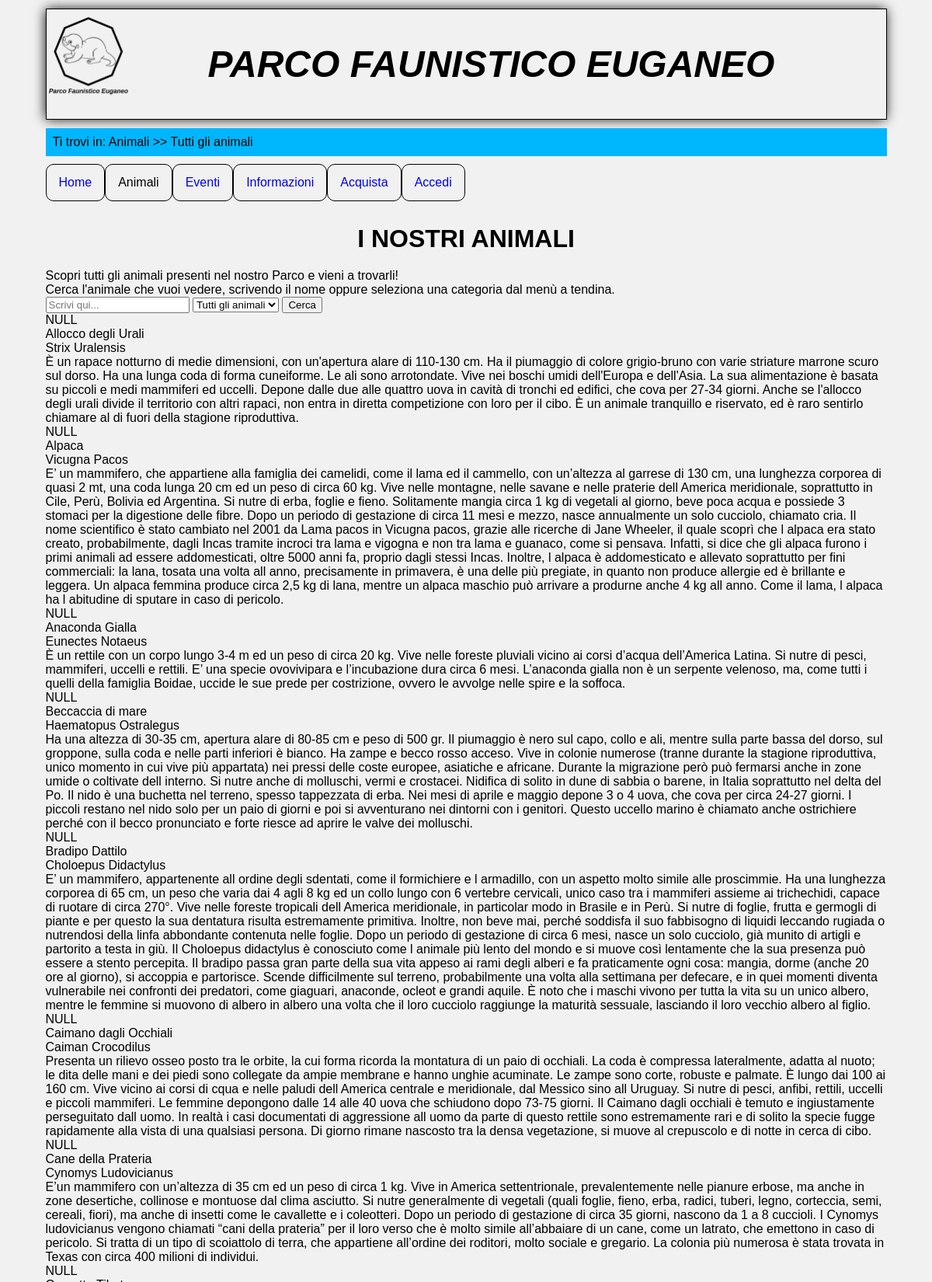
The app's page /PAGES/animali.php (upper part) with its own data.
### tables this page shows
CREATE TABLE IF NOT EXISTS Animali (
    NomeComune varchar(30),
    NomeProprio varchar(20) NULL,
    NomeScientifico varchar(50),
    Famiglia varchar(20),
    SezioneParco varchar(20),
    Descrizione text,
    Ritratto varchar(100),
    PRIMARY KEY(NomeComune)
);

### PHP/sqlInteractions.php (called while the page is built, shortened)
<?php
	class sqlInteractions {
	public $connection = null;
	public function apriConnessioneDB(){
		$this->connection = mysqli_connect(static::host,static::user,static::pass,static::dbName);
		if(!$this->connection){
			return false;
		}
		else{
			return true;
		}
	}
	public function getSelect($testo) {
		if($testo==null){
			$select = 'SELECT NomeComune, NomeScientifico, Ritratto, Descrizione FROM Animali WHERE Famiglia!=\'Cuccioli\' ORDER BY NomeComune ASC';
		}
		else{
			$select = 'SELECT NomeComune, NomeScientifico, Ritratto, Descrizione FROM Animali WHERE NomeComune LIKE \'%'.$testo.'%\' OR NomeScientifico LIKE \'%'.$testo.'%\' OR Famiglia LIKE \'%'.$testo.'%\' OR SezioneParco LIKE \'%'.$testo.'%\' ORDER BY NomeComune ASC';
		}
		$selectResult = mysqli_query($this->connection,$select);
		if(mysqli_num_rows($selectResult)==0){
			return null;
		}
		else{
			$animal = array();
			while($row=mysqli_fetch_assoc($selectResult)){
				$arraySingoloAnimale = array('NomeComune'=>$row['NomeComune'],'NomeScientifico'=>$row['NomeScientifico'],'Ritratto'=>$row['Ritratto'],'Descrizione'=>$row['Descrizione']);
				array_push($animal,$arraySingoloAnimale);
			}
			return $animal;
		}
	}
}
?>

### PAGES/animali.php (the view, shortened to what this page needs)
<?php
    require_once "../PHP/modulesInit.php";
    require_once "../PHP/sqlInteractions.php";
    $oggettoPagina = new sqlInteractions();
    $connessione = $oggettoPagina->apriConnessioneDB();
    if($connessione){
        $cercaTesto = $_POST['cerca'];
        if($cercaTesto!=null){
            $animali = $oggettoPagina->getSelect($cercaTesto);
        }
        else{
            $cercaTesto = $_POST['scegliFamiglia'];
            if($cercaTesto!=null){
                $animali = $oggettoPagina->getFamily($cercaTesto);
            }
            else{
                $animali = $oggettoPagina->getSelect($cercaTesto);
            }
        }
        if($animali==null){
            $stringaAnimali = "<p class=\"msgErr\">Non abbiamo trovato nessun animale collegato alla tua ricerca&period;</p><p class=\"msgErr\">Pu&ograve; essere che non siano presenti gli animali che cerchi in questo momento al Parco Faunistico Euganeo&period;</p>";
        }
        else{
            if($cercaTesto!=null){
                $stringaAnimali = "<p>Risultati per \"".$cercaTesto."\"</p><dl id=\"risultatiAnimali\">";
            }
            else{
                $stringaAnimali = "<dl id=\"risultatiAnimali\">";
            }
            foreach($animali as $animals){
                $stringaAnimali .= "<dt>".$animals['Ritratto']."</dt><dt>".$animals['NomeComune']."</dt><dt>".$animals['NomeScientifico']."</dt><dt>".$animals['Descrizione']."</dt>";
                }
                $stringaAnimali .= "</dl>";
        }
    }
    else{
        $stringaAnimali = "<p class=\"msgErr\">Connessione al database degli animali fallita&period;</p><p class=\"msgErr\">Per favore&comma; riprova&period;</p>";
    }
    $output = file_get_contents("../HTML/animali.html");
    $output = str_replace('<a href="animali.php">','</a>',$output);
    $output = str_replace("<menu></menu>",modulesInit::menu(),$output);
    $output = str_replace("<breadcrumb></breadcrumb>",modulesInit::breadcrumb('Animali >> Tutti gli animali'),$output);
    $output = str_replace("<tuttiAnimali></tuttiAnimali>",$stringaAnimali,$output);
    echo $output;
?>

### CSS/cssGenerale.css (style rules this page uses)
* { margin: auto; }
html, body { font-family: Verdana, Arial, Helvetica, sans-serif; font-size: 100%; max-width: 95%; margin: auto; padding: 0; }
body { background-color: #f1f1f1; }
a { text-decoration: none; }
.titolo { text-align: center; font-weight: bolder; display: block; padding: 20px; font-size: 2em; }
#header { font-size: 100%; max-width: 100%; margin: 1% 0; border: 1px solid black; -webkit-box-shadow:-1px 0 15px -1px black; -moz-box-shadow:-1px 0 15px -1px black; box-shadow:-1px 0 15px -1px black; overflow: auto; background-color: #f1f1f1; }
.logoHeader { float: left; width: 10%; height: auto; }
#header h1 { font-family: Verdana, Arial, Helvetica, sans-serif; font-size: 300%; font-style: italic; text-align: center; padding: 4%; color: black; }

### records on screen
animali: Ritratto "NULL", NomeComune "Allocco degli Urali", NomeScientifico "Strix Uralensis", Descrizione "È un rapace notturno di medie dimensioni, con un'apertura alare di 110-130 cm. Ha il piumaggio di colore grigio-bruno con varie striature marrone scuro sul dorso. Ha una lunga coda di forma cuneiforme. Le ali sono arrotondate. Vive nei boschi umidi dell'Europa e dell'Asia. La sua alimentazione è basata su piccoli e medi mammiferi ed uccelli. Depone dalle due alle quattro uova in cavità di tronchi ed edifici, che cova per 27-34 giorni. Anche se l'allocco degli urali divide il territorio con altri rapaci, non entra in diretta competizione con loro per il cibo. È un animale tranquillo e riservato, ed è raro sentirlo chiamare al di fuori della stagione riproduttiva."
animali: Ritratto "NULL", NomeComune "Alpaca", NomeScientifico "Vicugna Pacos", Descrizione "E’ un mammifero, che appartiene alla famiglia dei camelidi, come il lama ed il cammello, con un’altezza al garrese di 130 cm, una lunghezza corporea di quasi 2 mt, una coda lunga 20 cm ed un peso di circa 60 kg. Vive nelle montagne, nelle savane e nelle praterie dell America meridionale, soprattutto in Cile, Perù, Bolivia ed Argentina. Si nutre di erba, foglie e fieno. Solitamente mangia circa 1 kg di vegetali al giorno, beve poca acqua e possiede 3 stomaci per la digestione delle fibre. Dopo un periodo di gestazione di circa 11 mesi e mezzo, nasce annualmente un solo cucciolo, chiamato cria. Il nome scientifico è stato cambiato nel 2001 da Lama pacos in Vicugna pacos, grazie alle ricerche…"
animali: Ritratto "NULL", NomeComune "Anaconda Gialla", NomeScientifico "Eunectes Notaeus", Descrizione "È un rettile con un corpo lungo 3-4 m ed un peso di circa 20 kg. Vive nelle foreste pluviali vicino ai corsi d’acqua dell’America Latina. Si nutre di pesci, mammiferi, uccelli e rettili. E’ una specie ovovivipara e l’incubazione dura circa 6 mesi. L’anaconda gialla non è un serpente velenoso, ma, come tutti i quelli della famiglia Boidae, uccide le sue prede per costrizione, ovvero le avvolge nelle spire e la soffoca."
animali: Ritratto "NULL", NomeComune "Beccaccia di mare", NomeScientifico "Haematopus Ostralegus", Descrizione "Ha una altezza di 30-35 cm, apertura alare di 80-85 cm e peso di 500 gr. Il piumaggio è nero sul capo, collo e ali, mentre sulla parte bassa del dorso, sul groppone, sulla coda e nelle parti inferiori è bianco. Ha zampe e becco rosso acceso. Vive in colonie numerose (tranne durante la stagione riproduttiva, unico momento in cui vive più appartata) nei pressi delle coste europee, asiatiche e africane. Durante la migrazione però può fermarsi anche in zone umide o coltivate dell interno. Si nutre anche di molluschi, vermi e crostacei. Nidifica di solito in dune di sabbia o barene, in Italia soprattutto nel delta del Po. Il nido è una buchetta nel terreno, spesso tappezzata di erba. Nei mesi di…"
animali: Ritratto "NULL", NomeComune "Bradipo Dattilo", NomeScientifico "Choloepus Didactylus", Descrizione "E’ un mammifero, appartenente all ordine degli sdentati, come il formichiere e l armadillo, con un aspetto molto simile alle proscimmie. Ha una lunghezza corporea di 65 cm, un peso che varia dai 4 agli 8 kg ed un collo lungo con 6 vertebre cervicali, unico caso tra i mammiferi assieme ai trichechidi, capace di ruotare di circa 270°. Vive nelle foreste tropicali dell America meridionale, in particolar modo in Brasile e in Perù. Si nutre di foglie, frutta e germogli di piante e per questo la sua dentatura risulta estremamente primitiva. Inoltre, non beve mai, perché soddisfa il suo fabbisogno di liquidi leccando rugiada o nutrendosi della linfa abbondante contenuta nelle foglie. Dopo un…"
animali: Ritratto "NULL", NomeComune "Caimano dagli Occhiali", NomeScientifico "Caiman Crocodilus", Descrizione "Presenta un rilievo osseo posto tra le orbite, la cui forma ricorda la montatura di un paio di occhiali. La coda è compressa lateralmente, adatta al nuoto; le dita delle mani e dei piedi sono collegate da ampie membrane e hanno unghie acuminate. Le zampe sono corte, robuste e palmate. È lungo dai 100 ai 160 cm. Vive vicino ai corsi di cqua e nelle paludi dell America centrale e meridionale, dal Messico sino all Uruguay. Si nutre di pesci, anfibi, rettili, uccelli e piccoli mammiferi. Le femmine depongono dalle 14 alle 40 uova che schiudono dopo 73-75 giorni. Il Caimano dagli occhiali è temuto e ingiustamente perseguitato dall uomo. In realtà i casi documentati di aggressione all uomo da…"
animali: Ritratto "NULL", NomeComune "Cane della Prateria", NomeScientifico "Cynomys Ludovicianus", Descrizione "E’un mammifero con un’altezza di 35 cm ed un peso di circa 1 kg. Vive in America settentrionale, prevalentemente nelle pianure erbose, ma anche in zone desertiche, collinose e montuose dal clima asciutto. Si nutre generalmente di vegetali (quali foglie, fieno, erba, radici, tuberi, legno, corteccia, semi, cereali, fiori), ma anche di insetti come le cavallette e i coleotteri. Dopo un periodo di gestazione di circa 35 giorni, nascono da 1 a 8 cuccioli. I Cynomys ludovicianus vengono chiamati “cani della prateria” per il loro verso che è molto simile all’abbaiare di un cane, come un latrato, che emettono in caso di pericolo. Si tratta di un tipo di scoiattolo di terra, che appartiene…"
animali: Ritratto "NULL"

### other values on screen
$breadcrumb "Ti trovi in: Animali >> Tutti gli animali"
